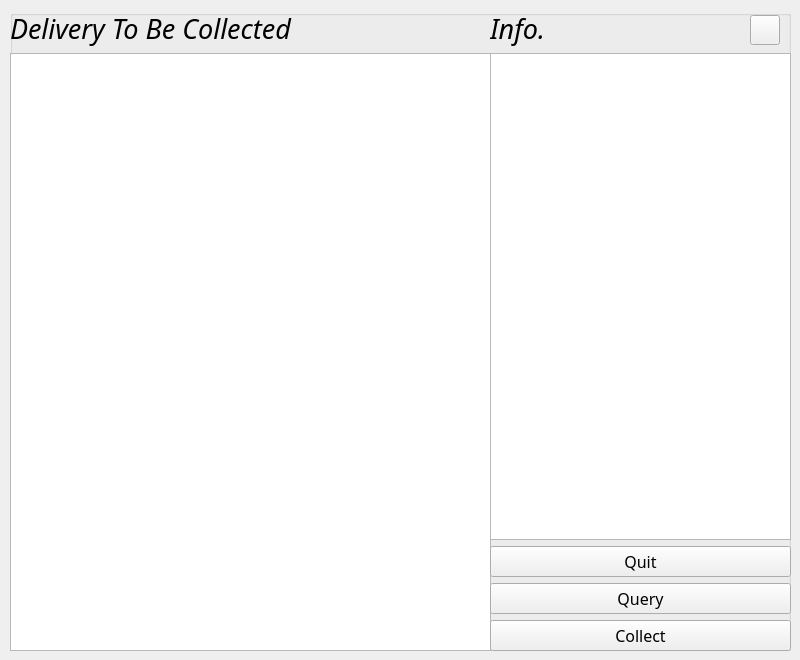
<?xml version="1.0" encoding="UTF-8"?>
<ui version="4.0">
 <class>pstmpage</class>
 <widget class="QWidget" name="pstmpage">
  <property name="geometry">
   <rect>
    <x>0</x>
    <y>0</y>
    <width>800</width>
    <height>660</height>
   </rect>
  </property>
  <property name="windowTitle">
   <string>Form</string>
  </property>
  <widget class="QWidget" name="widget" native="true">
   <property name="geometry">
    <rect>
     <x>0</x>
     <y>0</y>
     <width>800</width>
     <height>660</height>
    </rect>
   </property>
   <widget class="QGroupBox" name="groupBox">
    <property name="geometry">
     <rect>
      <x>10</x>
      <y>10</y>
      <width>781</width>
      <height>641</height>
     </rect>
    </property>
    <property name="title">
     <string/>
    </property>
    <widget class="QWidget" name="verticalLayoutWidget">
     <property name="geometry">
      <rect>
       <x>0</x>
       <y>0</y>
       <width>481</width>
       <height>641</height>
      </rect>
     </property>
     <layout class="QVBoxLayout" name="verticalLayout">
      <item>
       <widget class="QLabel" name="label">
        <property name="font">
         <font>
          <family>Corbel</family>
          <pointsize>20</pointsize>
          <italic>true</italic>
         </font>
        </property>
        <property name="text">
         <string>Delivery To Be Collected</string>
        </property>
       </widget>
      </item>
      <item>
       <widget class="QTableWidget" name="tableWidget"/>
      </item>
     </layout>
    </widget>
    <widget class="QWidget" name="verticalLayoutWidget_2">
     <property name="geometry">
      <rect>
       <x>480</x>
       <y>0</y>
       <width>301</width>
       <height>641</height>
      </rect>
     </property>
     <layout class="QVBoxLayout" name="verticalLayout_2">
      <item>
       <widget class="QLabel" name="label_2">
        <property name="font">
         <font>
          <family>Corbel</family>
          <pointsize>20</pointsize>
          <italic>true</italic>
         </font>
        </property>
        <property name="text">
         <string>Info.</string>
        </property>
       </widget>
      </item>
      <item>
       <widget class="QListWidget" name="listWidget"/>
      </item>
      <item>
       <widget class="QPushButton" name="quitbtn">
        <property name="font">
         <font>
          <family>Corbel</family>
          <pointsize>12</pointsize>
         </font>
        </property>
        <property name="text">
         <string>Quit</string>
        </property>
       </widget>
      </item>
      <item>
       <widget class="QPushButton" name="querybtn">
        <property name="font">
         <font>
          <family>Corbel</family>
          <pointsize>12</pointsize>
         </font>
        </property>
        <property name="text">
         <string>Query</string>
        </property>
       </widget>
      </item>
      <item>
       <widget class="QPushButton" name="collectbtn">
        <property name="font">
         <font>
          <family>Corbel</family>
          <pointsize>12</pointsize>
         </font>
        </property>
        <property name="text">
         <string>Collect</string>
        </property>
       </widget>
      </item>
     </layout>
    </widget>
   </widget>
   <widget class="QPushButton" name="detailbtn">
    <property name="geometry">
     <rect>
      <x>750</x>
      <y>15</y>
      <width>30</width>
      <height>30</height>
     </rect>
    </property>
    <property name="styleSheet">
     <string notr="true">border-image: url(:/settings.svg);</string>
    </property>
    <property name="text">
     <string/>
    </property>
   </widget>
  </widget>
 </widget>
 <resources/>
 <connections/>
</ui>
